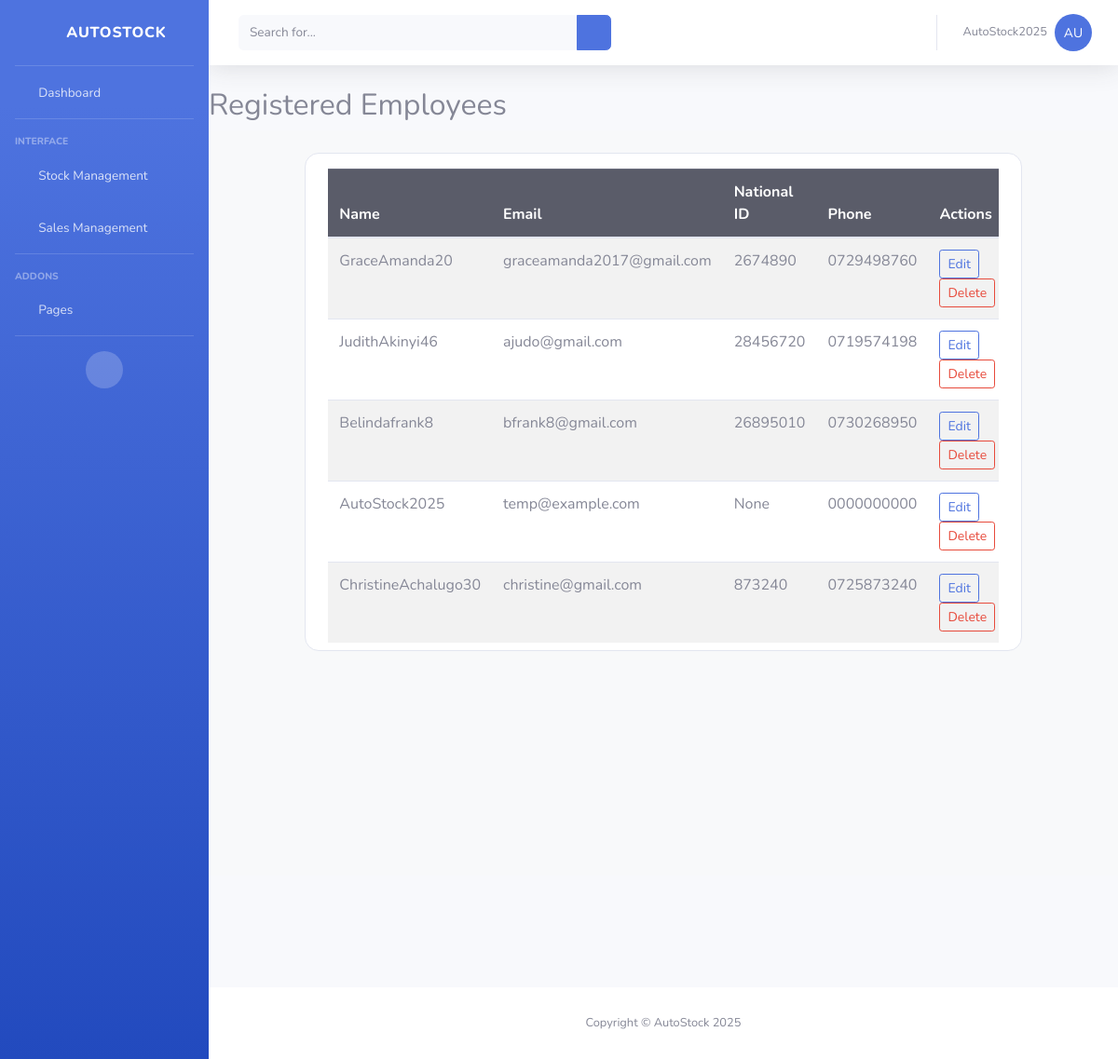
The app's page /employee_list/ (signed in) with its own data.
### autoapp/models.py (models this page shows, shortened)
class EmployeeProfile(models.Model):
    ROLE_CHOICES = [
        ('boss', 'Boss'),
        ('employee', 'Employee'),
    ]
    user = models.OneToOneField(User, on_delete=models.CASCADE)
    nationalid = models.CharField(max_length=20, blank=True, null=True)
    email = models.EmailField(default='temp@example.com')  # temp default
    phone = models.CharField(max_length=50, default='0000000000')
    password = models.CharField(max_length=100, default='password123')
    role = models.CharField(max_length=10, choices=ROLE_CHOICES, default='employee')  # added role field

### autoapp/views.py (the view)
    def wrapper(request, *args, **kwargs):
        if not request.user.is_superuser and request.user.employeeprofile.role != 'boss':
            return HttpResponseForbidden("You do not have permission to access this page.")
        return function(request, *args, **kwargs)

### autoapp/views.py (called while the page is built)
def boss_required(function):
    def wrapper(request, *args, **kwargs):
        if not request.user.is_superuser and request.user.employeeprofile.role != 'boss':
            return HttpResponseForbidden("You do not have permission to access this page.")
        return function(request, *args, **kwargs)
    return wrapper

@boss_required
def employee_list(request):
    employees = EmployeeProfile.objects.all()
    return render(request, 'employee_list.html', {'employees': employees})

### template/employee_list.html (shortened to what this page needs)
<!DOCTYPE html>
<html lang="en">
<head>
    {% load static %}
    <link href="{% static 'vendor/fontawesome-free/css/all.min.css' %}" rel="stylesheet" type="text/css">
    <link href="{% static 'css/sb-admin-2.min.css' %}" rel="stylesheet">
</head>
<body id="page-top">
    <div id="wrapper">
        <ul class="navbar-nav bg-gradient-primary sidebar sidebar-dark accordion" id="accordionSidebar">
            <a class="sidebar-brand d-flex align-items-center justify-content-center" href="{% url 'index' %}">
                <div class="sidebar-brand-icon rotate-n-15">
                    <i class="fas fa-chart-line"></i>
                </div>
                <div class="sidebar-brand-text mx-3">AutoStock <sup></sup></div>
            </a>
            <hr class="sidebar-divider my-0">
            <li class="nav-item">
                <a class="nav-link" href="{% url 'index' %}">
                    <i class="fas fa-fw fa-tachometer-alt"></i>
                    <span>Dashboard</span></a>
            </li>
            <hr class="sidebar-divider">
            <div class="sidebar-heading">
                Interface
            </div>
             <li class="nav-item">
                <a class="nav-link collapsed" href="#" data-toggle="collapse" data-target="#collapseTwo"
                    aria-expanded="true" aria-controls="collapseTwo">
                    <i class="fas fa-fw fa-cog"></i>
                    <span>Stock Management</span>
                </a>
            </li>
           <li class="nav-item">
                <a class="nav-link collapsed" href="#" data-toggle="collapse" data-target="#collapseUtilities"
                    aria-expanded="true" aria-controls="collapseUtilities">
                    <i class="fas fa-fw fa-wrench"></i>
                    <span>Sales Management</span>
                </a>
            </li>
            <hr class="sidebar-divider">
            <div class="sidebar-heading">
                Addons
            </div>
            <li class="nav-item">
                <a class="nav-link collapsed" href="#" data-toggle="collapse" data-target="#collapsePages"
                    aria-expanded="true" aria-controls="collapsePages">
                    <i class="fas fa-fw fa-folder"></i>
                    <span>Pages</span>
                </a>
            </li>
            <hr class="sidebar-divider d-none d-md-block">
            <div class="text-center d-none d-md-inline">
                <button class="rounded-circle border-0" id="sidebarToggle"></button>
            </div>
        </ul>
        <div id="content-wrapper" class="d-flex flex-column">
            <div id="content">
                <nav class="navbar navbar-expand navbar-light bg-white topbar mb-4 static-top shadow">
                    <form
                        class="d-none d-sm-inline-block form-inline mr-auto ml-md-3 my-2 my-md-0 mw-100 navbar-search">
                        <div class="input-group">
                            <input type="text" class="form-control bg-light border-0 small" placeholder="Search for..."
                                aria-label="Search" aria-describedby="basic-addon2">
                            <div class="input-group-append">
                                <button class="btn btn-primary" type="button">
                                    <i class="fas fa-search fa-sm"></i>
                                </button>
                            </div>
                        </div>
                    </form>
                    <ul class="navbar-nav ml-auto">
                        <li class="nav-item dropdown no-arrow">
                            <a class="nav-link dropdown-toggle" href="#" id="userDropdown" role="button"
                                   data-toggle="dropdown" aria-haspopup="true" aria-expanded="false">
                                      <span class="mr-2 d-none d-lg-inline text-gray-600 small">{{ user.username }}</span>
                                  {% if user.is_authenticated %}
                                      <div class="img-profile rounded-circle bg-primary text-white d-flex justify-content-center align-items-center"
                                           style="width: 40px; height: 40px; font-size: 14px;">
                                           {{ user.username|slice:":2"|upper }}
                                      </div>
                                  {% endif %}
                            </a>
                        </li>
                    </ul>
                </nav>
                <h2>Registered Employees</h2>
<section class="vh-100" style="background-color: #f8f9fa;">
  <div class="container py-4 h-100">
    <div class="row d-flex justify-content-center h-100">
      <div class="col-xl-10">
        <div class="card" style="border-radius: 15px;">
          <div class="card-body px-4 pt-3 pb-2">
            <div class="table-responsive">
              <table class="table table-striped table-hover mb-0">
                <thead class="table-dark">
                  <tr>
                    <th scope="col">Name</th>
                    <th scope="col">Email</th>
                    <th scope="col">National ID</th>
                    <th scope="col">Phone</th>
                    <th scope="col">Actions</th>
                  </tr>
                </thead>
                <tbody>
                  {% for employee in employees %}
                  <tr>
                    <td>{{ employee.user.username }}</td>
                    <td>{{ employee.email }}</td>
                    <td>{{ employee.nationalid }}</td>
                    <td>{{ employee.phone }}</td>
                    <td>
                      <a href="{% url 'edit_employee' employee.user.id %}" class="btn btn-sm btn-outline-primary me-2">Edit</a>
                      <a href="{% url 'delete_employee' employee.user.id %}"
                         class="btn btn-sm btn-outline-danger"
                         onclick="return confirm('Are you sure you want to delete {{ employee.user.username }}?');">
                         Delete
                      </a>
                    </td>
                  </tr>
                  {% endfor %}
                </tbody>
              </table>
            </div>
          </div>
        </div>
      </div>
    </div>
  </div>
</section>
            </div>
    <br><br><br><br><br>
            <footer class="sticky-footer bg-white">
                <div class="container my-auto">
                    <div class="copyright text-center my-auto">
                        <span>Copyright &copy; AutoStock 2025</span>
                    </div>
                </div>
            </footer>
        </div>
    </div>
</body>
</html>

### records on screen
EmployeeProfile: user.username "GraceAmanda20", email "graceamanda2017@gmail.com", nationalid "2674890", phone "0729498760"
EmployeeProfile: user.username "JudithAkinyi46", email "ajudo@gmail.com", nationalid "28456720", phone "0719574198"
EmployeeProfile: user.username "Belindafrank8", email "bfrank8@gmail.com", nationalid "26895010", phone "0730268950"
EmployeeProfile: user.username "AutoStock2025", email "temp@example.com", nationalid "None", phone "0000000000"
EmployeeProfile: user.username "ChristineAchalugo30", email "christine@gmail.com", nationalid "873240", phone "0725873240"

### other values on screen
{{ user.username }} "AutoStock2025"
{{ user.username|slice:":2"|upper }} "AU"
